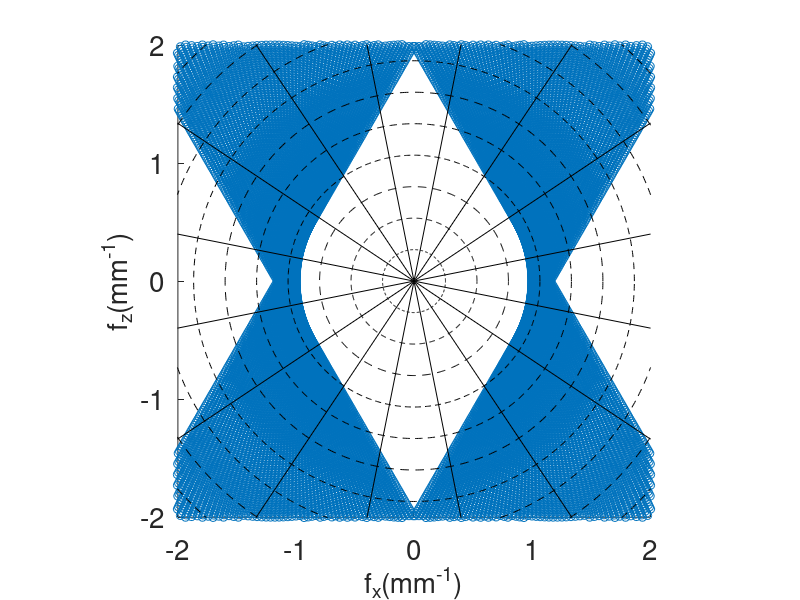

MATLAB code for this plot:
% plot the fourier plane scanned using OS angle/ks in polar coordinates:
clearvars;

theta = [-30:30];
Nbx   = [10];
L     = 10e-2;
Lobj  = 1e-3 ;
N = 2^12;

% frequency decimate unit
df0t = (1/(3*L)) ;
ft = (-N/2:(N/2-1))*df0t;
% ft = (-N/2:0)*df0t;
df0s = (1/(0.05*L)) ;
%fs = Nbx*df0s ;
fs = [1000] ;

% figure('DefaultAxesFontSize',18); 
% title('Fourier plane')

Lobj = 1e-3;
for i = 1:length(fs)
    
    [FT,THETA] = meshgrid(2*pi*ft,pi*theta/180);
    FX = FT.*sin(THETA) + fs(i)*cos(THETA) ;
    FZ = FT.*cos(THETA) - fs(i)*sin(THETA) ;
   % scatter(1e-3*FX(:),1e-3*FZ(:))
    scatter(1e-3*[FX(:);-FX(:)],1e-3*[FZ(:);-FZ(:)])%,[],repmat([0,0.45,0.74],8192,1))

    axis equal
    xlabel('f_x(mm^{-1})')
    ylabel('f_z(mm^{-1})')
    hold on
    drawnow
end

    
    xlabel('f_x(mm^{-1})')
    ylabel('f_z(mm^{-1})')
    axis([-4/Lobj 4/Lobj -4/Lobj 4/Lobj])
    
R = 4e-3*1000; %radius
S=15;   %num circ.lines
N=16;   %num ang.lines

sect_width=2*pi/N;    
offset_angle=(deg2rad(11.25)):sect_width:2*pi-sect_width+deg2rad(11.25);

%------------------
r=linspace(0,R,S+1);
w=0:.01:2*pi;

hold on
axis equal
for n=2:length(r)

      plot(real(r(n)*exp(1i*w)),imag(r(n)*exp(1i*w)),'k--')

end 

% 
for n=1:length(offset_angle)

      plot(real([0 R]*exp(1i*offset_angle(n))),imag([0 R]*exp(1i*offset_angle(n))),'k-')

end

axis(1e-3*[-(2/Lobj) (2/Lobj) -(2/Lobj) (2/Lobj)])
   set(findall(gcf,'-property','FontSize'),'FontSize',20) 


